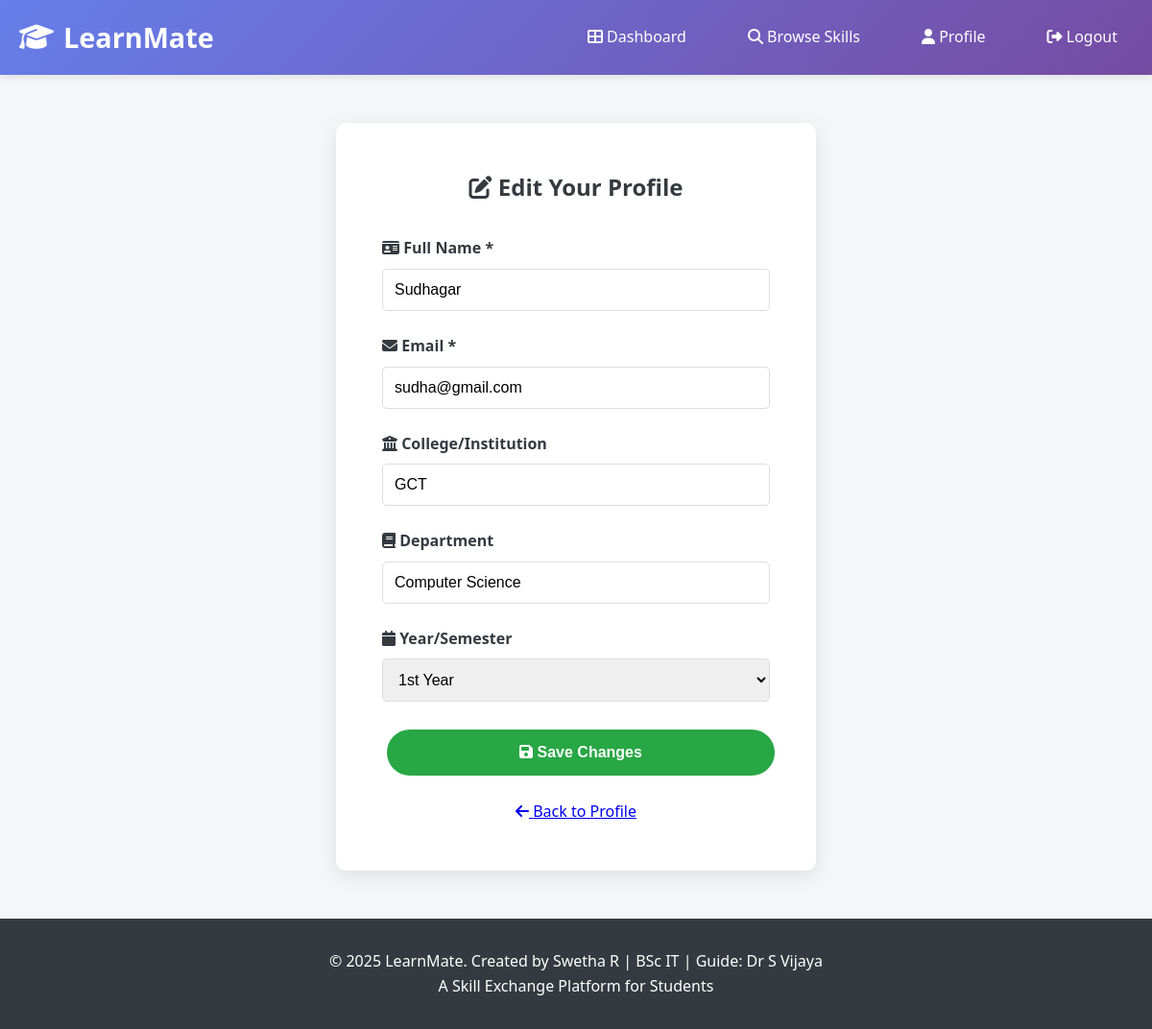
Screenshot of /edit_profile (signed in) with the database file from the repository.
### app.py (models this page shows)
class User(db.Model):
    id = db.Column(db.Integer, primary_key=True)
    username = db.Column(db.String(80), unique=True, nullable=False)
    email = db.Column(db.String(120), unique=True, nullable=False)
    password = db.Column(db.String(200), nullable=False)
    full_name = db.Column(db.String(100), nullable=False)
    college = db.Column(db.String(100))
    department = db.Column(db.String(100))
    year = db.Column(db.String(20))
    is_admin = db.Column(db.Boolean, default=False)
    created_at = db.Column(db.DateTime, default=datetime.utcnow)
    skills_offered = db.relationship('Skill', backref='user', lazy=True, foreign_keys='Skill.user_id')
    skills_wanted = db.relationship('SkillRequest', backref='user', lazy=True)
    exchanges_initiated = db.relationship('Exchange', foreign_keys='Exchange.initiator_id', backref='initiator', lazy=True)
    exchanges_received = db.relationship('Exchange', foreign_keys='Exchange.receiver_id', backref='receiver', lazy=True)

### app.py (the view, shortened to what this page needs)
@app.route('/edit_profile', methods=['GET', 'POST'])
@login_required
def edit_profile():
    user = User.query.get(session['user_id'])
    return render_template('edit_profile.html', user=user)

### app.py (called while the page is built)
def login_required(f):
    @wraps(f)
    def decorated_function(*args, **kwargs):
        if 'user_id' not in session:
            flash('Please login to access this page.', 'warning')
            return redirect(url_for('login'))
        return f(*args, **kwargs)
    return decorated_function

### templates/edit_profile.html (shortened to what this page needs)
{% extends "base.html" %}
{% block content %}
<div class="container">
    <div class="form-container">
        <h2><i class="fas fa-edit"></i> Edit Your Profile</h2>
        <form method="POST" action="{{ url_for('edit_profile') }}">
            <div class="form-group">
                <label for="full_name"><i class="fas fa-id-card"></i> Full Name *</label>
                <input type="text" class="form-control" id="full_name" name="full_name"
                       value="{{ user.full_name }}" required>
            </div>
            <div class="form-group">
                <label for="email"><i class="fas fa-envelope"></i> Email *</label>
                <input type="email" class="form-control" id="email" name="email"
                       value="{{ user.email }}" required>
            </div>
            <div class="form-group">
                <label for="college"><i class="fas fa-university"></i> College/Institution</label>
                <input type="text" class="form-control" id="college" name="college"
                       value="{{ user.college or '' }}">
            </div>
            <div class="form-group">
                <label for="department"><i class="fas fa-book"></i> Department</label>
                <input type="text" class="form-control" id="department" name="department"
                       value="{{ user.department or '' }}">
            </div>
            <div class="form-group">
                <label for="year"><i class="fas fa-calendar"></i> Year/Semester</label>
                <select class="form-control" id="year" name="year">
                    <option value="1st Year" {% if user.year == '1st Year' %}selected{% endif %}>1st Year</option>
                </select>
            </div>
            <button type="submit" class="btn btn-success" style="width: 100%; padding: 15px;">
                <i class="fas fa-save"></i> Save Changes
            </button>
        </form>
        <p style="text-align: center; margin-top: 20px;">
            <a href="{{ url_for('profile') }}"><i class="fas fa-arrow-left"></i> Back to Profile</a>
        </p>
    </div>
</div>
{% endblock %}

### static/css/style.css (style rules this page uses)
* { margin: 0; padding: 0; box-sizing: border-box; }
:root { --primary-color: #4a90e2; --secondary-color: #357abd; --success-color: #28a745; --danger-color: #dc3545; --warning-color: #ffc107; --info-color: #17a2b8; --dark-color: #343a40; --light-color: #f8f9fa; --gradient: linear-gradient(135deg, #667eea 0%, #764ba2 100%); }
body { font-family: 'Segoe UI', Tahoma, Geneva, Verdana, sans-serif; line-height: 1.6; color: #333; background-color: #f4f7f9; }
.container { max-width: 1200px; margin: 0 auto; padding: 0 20px; }
.btn { display: inline-block; padding: 12px 30px; margin: 5px; border: none; border-radius: 50px; cursor: pointer; font-size: 1rem; text-decoration: none; transition: all 0.3s ease; font-weight: 600; }
.btn-success { background-color: var(--success-color); color: white; }
.form-container { max-width: 500px; margin: 50px auto; background: white; padding: 3rem; border-radius: 10px; box-shadow: 0 5px 20px rgba(0,0,0,0.1); }
.form-container h2 { text-align: center; margin-bottom: 2rem; color: var(--dark-color); }
.form-group { margin-bottom: 1.5rem; }
.form-group label { display: block; margin-bottom: 0.5rem; font-weight: 600; color: var(--dark-color); }
.form-control { width: 100%; padding: 12px; border: 1px solid #ddd; border-radius: 5px; font-size: 1rem; transition: border-color 0.3s ease; }

### rows the page displays
User: full_name "Sudhagar", email "sudha@gmail.com", college "GCT", department "Computer Science", year "1st Year"
